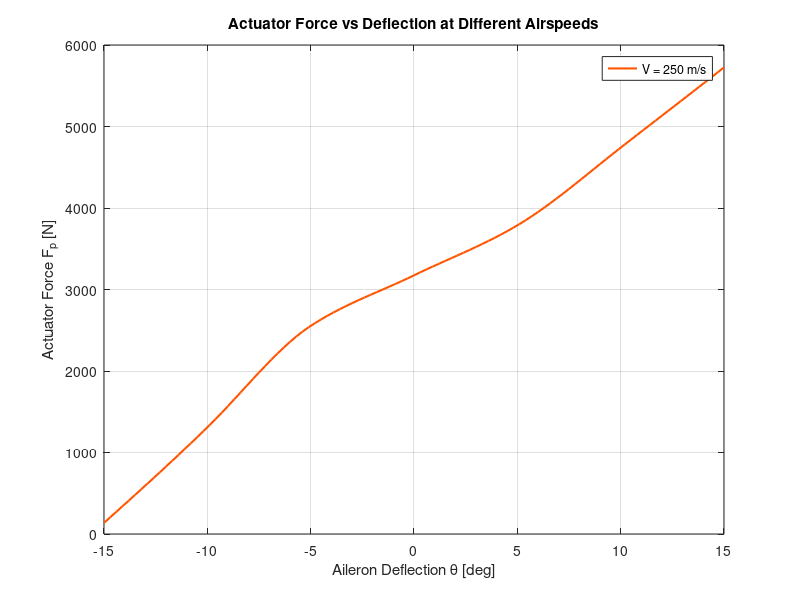
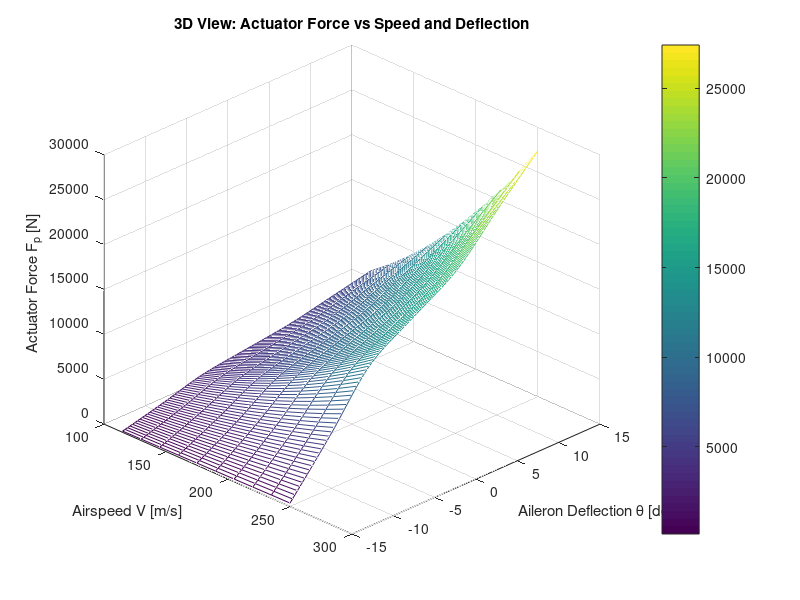

Source code (MATLAB) for these figures, in order:
clear;
clc;
close all;

%!!!!!!!!!!!!!!!!! For all this to work smothly I must change the range of
%the theta_deg in the inital geometry.
%Initial data

c=0.4;   % Chord length
%v=250; % To be changed based on the values of speed used in Xfoil
S=1.2;
rho=0.38;
b=2.4;


%geometry for the aileron saved data.mat in the geometry code

load("data.mat");

load("Aero_data.mat");

R=r;



% To extrapolate Cl and Cm values since they dont match the values from the
% initail geometry with 101 values in array

% First we preallocate variable size for the values that come out of
% interpolation
Cl=zeros(length(theta_deg),length(V));
Cm=zeros(length(theta_deg),length(V));

for k=1:length(V)

    Cl_at_one_speed=Cl_a(:,k);
    Cm_at_one_speed=Cm_a(:,k);

    %Now the interpolation

Cl(:,k)=interp1(delta,Cl_at_one_speed,theta_deg,"pchip","extrap");
Cm(:,k)=interp1(delta,Cm_at_one_speed,theta_deg,"pchip","extrap");

end


%preallocating space for top and bottom variables
top=zeros(size(Cm));
bottom=zeros(size(Cm));

Fp_all=zeros(length(theta_deg),length(V));

%Now the numerator of the fp function

for k=1:length(V)

for i=1:length(theta_deg)

top= rho*V(k)^2*S*((c*Cm(:,k))+(0.25*c*Cl(:,k)));
bottom= 2*r*sqrt(1-((R^2+P(i)^2-D^2)/(2*R*P(i)))^2);

Fp_all(:,k) =top./bottom;

end

end



%To plot the graphs

colors = jet(length(V));
for k = 1:length(V)
    plot(theta_deg, Fp_all(:, k), '-', 'Color', colors(k, :), 'LineWidth', 1.5);
end

xlabel('Aileron Deflection \theta [deg]');
ylabel('Actuator Force F_p [N]');
title('Actuator Force vs Deflection at Different Airspeeds');
legend(cellstr(num2str(V', 'V = %.0f m/s')), 'Location', 'best');
grid on;
hold off;

%% 3D MESH PLOT
figure('Position', [100, 100, 1000, 700]);
mesh(V, theta_deg, Fp_all);
xlabel('Airspeed V [m/s]');
ylabel('Aileron Deflection \theta [deg]');
zlabel('Actuator Force F_p [N]');
title('3D View: Actuator Force vs Speed and Deflection');
colorbar;
grid on;
view(45, 30);
